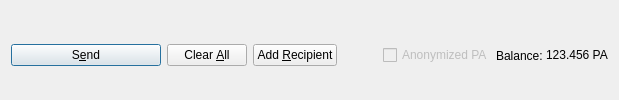
         <widget class="QFrame" name="frame_Send">
          <layout class="QHBoxLayout" name="horizontalLayout">
           <property name="bottomMargin">
            <number>0</number>
           </property>
           <item>
            <widget class="QPushButton" name="sendButton">
             <property name="minimumSize">
              <size>
               <width>150</width>
               <height>0</height>
              </size>
             </property>
             <property name="toolTip">
              <string>Confirm the send action</string>
             </property>
             <property name="text">
              <string>S&amp;end</string>
             </property>
             <property name="icon">
              <iconset resource="../polar.qrc">
               <normaloff>:/icons/send</normaloff>:/icons/send</iconset>
             </property>
             <property name="autoDefault">
              <bool>false</bool>
             </property>
             <property name="default">
              <bool>true</bool>
             </property>
            </widget>
           </item>
           <item>
            <widget class="QPushButton" name="clearButton">
             <property name="sizePolicy">
              <sizepolicy hsizetype="Minimum" vsizetype="Fixed">
               <horstretch>0</horstretch>
               <verstretch>0</verstretch>
              </sizepolicy>
             </property>
             <property name="toolTip">
              <string>Clear all fields of the form.</string>
             </property>
             <property name="text">
              <string>Clear &amp;All</string>
             </property>
             <property name="icon">
              <iconset resource="../polar.qrc">
               <normaloff>:/icons/remove</normaloff>:/icons/remove</iconset>
             </property>
             <property name="autoDefault">
              <bool>false</bool>
             </property>
            </widget>
           </item>
           <item>
            <widget class="QPushButton" name="addButton">
             <property name="toolTip">
              <string>Send to multiple recipients at once</string>
             </property>
             <property name="text">
              <string>Add &amp;Recipient</string>
             </property>
             <property name="icon">
              <iconset resource="../polar.qrc">
               <normaloff>:/icons/add</normaloff>:/icons/add</iconset>
             </property>
             <property name="autoDefault">
              <bool>false</bool>
             </property>
            </widget>
           </item>
           <item>
            <spacer name="horizontalSpacer">
             <property name="orientation">
              <enum>Qt::Horizontal</enum>
             </property>
             <property name="sizeHint" stdset="0">
              <size>
               <width>40</width>
               <height>20</height>
              </size>
             </property>
            </spacer>
           </item>
           <item>
            <layout class="QHBoxLayout" name="horizontalLayout_2">
             <property name="spacing">
              <number>3</number>
             </property>
             <item>
              <widget class="QCheckBox" name="checkzPA">
               <property name="enabled">
                <bool>false</bool>
               </property>
               <property name="text">
                <string>Anonymized PA</string>
               </property>
              </widget>
             </item>
             <item>
              <widget class="QLabel" name="label">
               <property name="text">
                <string>Balance:</string>
               </property>
              </widget>
             </item>
             <item>
              <widget class="QLabel" name="labelBalance">
               <property name="sizePolicy">
                <sizepolicy hsizetype="Preferred" vsizetype="Fixed">
                 <horstretch>0</horstretch>
                 <verstretch>0</verstretch>
                </sizepolicy>
               </property>
               <property name="cursor">
                <cursorShape>IBeamCursor</cursorShape>
               </property>
               <property name="text">
                <string notr="true">123.456 PA</string>
               </property>
               <property name="textInteractionFlags">
                <set>Qt::LinksAccessibleByMouse|Qt::TextSelectableByKeyboard|Qt::TextSelectableByMouse</set>
               </property>
              </widget>
             </item>
            </layout>
           </item>
          </layout>
         </widget>
